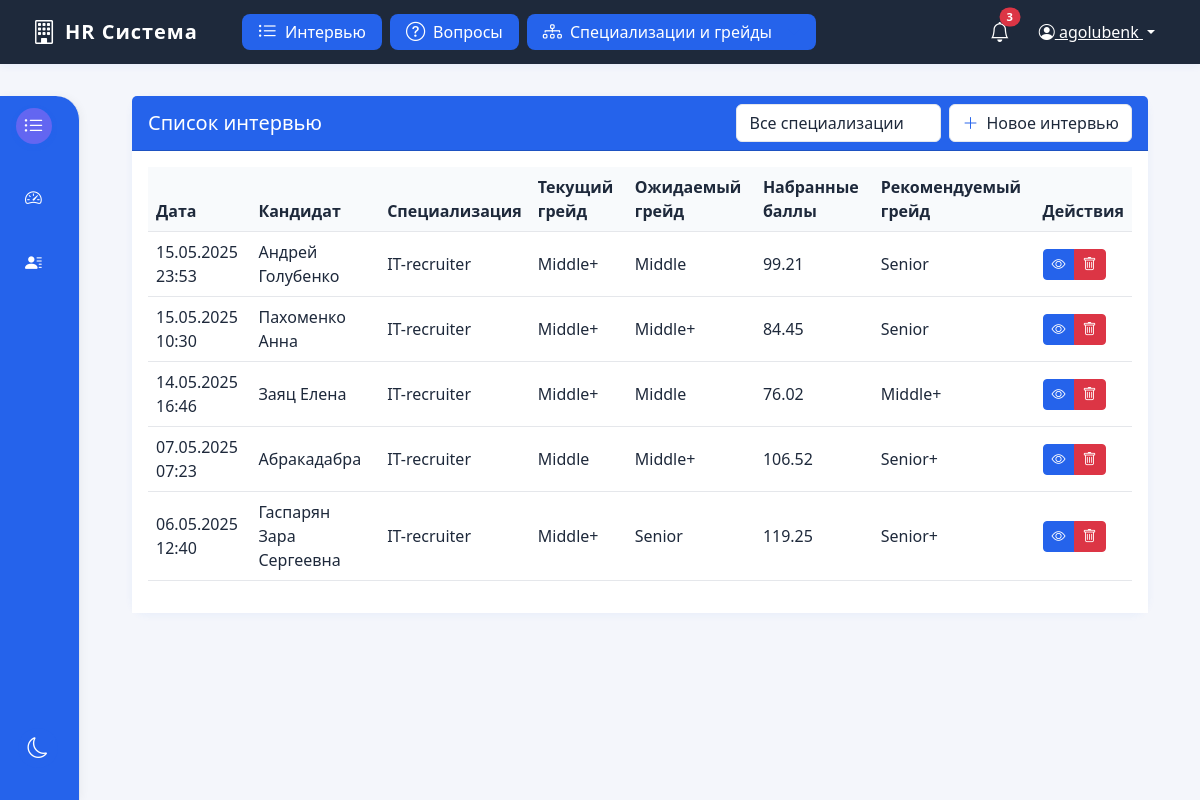
The page /interviews/ (signed in) on the database its author committed.
### positions/models.py (models this page shows, shortened)
class Interview(models.Model):
    position = models.ForeignKey(Position, on_delete=models.CASCADE, verbose_name="Специализация")
    candidate_name = models.CharField(max_length=255, verbose_name="ФИО кандидата")
    expected_grade = models.ForeignKey(Grade, on_delete=models.SET_NULL, null=True, related_name='expected_interviews', verbose_name="Ожидаемый грейд")
    expected_salary = models.DecimalField(max_digits=10, decimal_places=2, verbose_name="Ожидаемая ЗП")
    current_grade = models.ForeignKey(Grade, on_delete=models.SET_NULL, null=True, blank=True, related_name='current_interviews', verbose_name="Текущий грейд")
    general_notes = models.TextField(blank=True, verbose_name="Общие заметки")
    created_at = models.DateTimeField(auto_now_add=True, verbose_name="Дата создания")
    updated_at = models.DateTimeField(auto_now=True, verbose_name="Дата обновления")
    class Meta:
        verbose_name = "Интервью"
        verbose_name_plural = "Интервью"
        ordering = ['-created_at']

class Position(models.Model):
    name = models.CharField(max_length=100, unique=True, verbose_name='Название специализации')
    is_active = models.BooleanField(default=True, verbose_name='Активна')
    class Meta:
        verbose_name = 'Специализация'
        verbose_name_plural = 'Специализации'
        ordering = ['name']

class Grade(models.Model):
    name = models.CharField(max_length=100, verbose_name='Название грейда')
    positions = models.TextField(verbose_name='Должности', blank=True)
    order = models.IntegerField(verbose_name='Порядок', default=0)
    min_score = models.DecimalField(max_digits=5, decimal_places=2, verbose_name='Минимальный балл', default=0)
    max_score = models.DecimalField(max_digits=5, decimal_places=2, verbose_name='Максимальный балл', default=100)
    class Meta:
        verbose_name = 'Грейд'
        verbose_name_plural = 'Грейды'
        ordering = ['order']

### positions/views.py (the view)
# urls.py: path('interviews/', views.InterviewListView.as_view(), name='interview_list'),
class InterviewListView(LoginRequiredMixin, ListView):
    model = Interview
    template_name = 'positions/interview_list.html'
    context_object_name = 'interviews'
    paginate_by = 10
    def get_queryset(self):
        queryset = super().get_queryset()
        position_id = self.request.GET.get('position')
        if position_id:
            queryset = queryset.filter(position_id=position_id)
        return queryset.select_related('position', 'expected_grade', 'current_grade').prefetch_related('results')
    def get_context_data(self, **kwargs):
        context = super().get_context_data(**kwargs)
        context['positions'] = Position.objects.all()
        context['selected_position'] = self.request.GET.get('position')
        return context

### positions/templatetags/positions_extras.py (called while the page is built)
@register.filter
def sum_scores(results):
    return sum(float(result.score) for result in results)

@register.filter
def get_recommended_grade(results):
    if not results:
        return None
    interview = results[0].interview
    total_score = sum(float(result.score) for result in results)
    position_grades = PositionGrade.objects.filter(
        position=interview.position
    ).select_related('grade').order_by('-grade__order')
    for position_grade in position_grades:
        if total_score >= position_grade.confirmation_points:
            return position_grade.grade.name
    return None

### templates/positions/interview_list.html (shortened to what this page needs)
{% extends 'positions/base.html' %}
{% load positions_extras %}
{% block content %}
<div class="container-fluid">
    <div class="row justify-content-center">
        <div class="col-12">
            <div class="card">
                <div class="card-header d-flex flex-wrap justify-content-between align-items-center" style="background: var(--btn-primary-bg);">
                    <h5 class="card-title mb-0" style="color: var(--btn-primary-text) !important;">Список интервью</h5>
                    <div class="d-flex flex-wrap gap-2 align-items-center">
                        <form method="get" class="mb-0">
                            <select name="position" id="position" class="form-select" onchange="this.form.submit()" style="background: var(--input-bg); color: var(--dropdown-text); border-color: var(--input-border); min-width: 200px;">
                                <option value="">Все специализации</option>
                            </select>
                        </form>
                        <a href="{% url 'positions:interview_create' %}" class="btn btn-light d-flex align-items-center gap-2">
                            <i class="bi bi-plus-lg"></i> Новое интервью
                        </a>
                    </div>
                </div>
                <div class="card-body">
                    <div class="table-responsive">
                        <table class="table table-hover align-middle">
                            <thead>
                                <tr>
                                    <th>Дата</th>
                                    <th>Кандидат</th>
                                    <th>Специализация</th>
                                    <th>Текущий грейд</th>
                                    <th>Ожидаемый грейд</th>
                                    <th>Набранные баллы</th>
                                    <th>Рекомендуемый грейд</th>
                                    <th>Действия</th>
                                </tr>
                            </thead>
                            <tbody>
                                {% for interview in interviews %}
                                <tr>
                                    <td>{{ interview.created_at|date:"d.m.Y H:i" }}</td>
                                    <td>{{ interview.candidate_name }}</td>
                                    <td>{{ interview.position.name }}</td>
                                    <td>{{ interview.current_grade.name|default:"-" }}</td>
                                    <td>{{ interview.expected_grade.name|default:"-" }}</td>
                                    <td>
                                        {% with total_score=interview.results.all|sum_scores %}
                                        {{ total_score|floatformat:2 }}
                                        {% endwith %}
                                    </td>
                                    <td>
                                        {% with recommended_grade=interview.results.all|get_recommended_grade %}
                                        {{ recommended_grade|default:"-" }}
                                        {% endwith %}
                                    </td>
                                    <td>
                                        <div class="btn-group">
                                            <a href="{% url 'positions:interview_result' interview.pk %}" class="btn btn-sm btn-primary d-flex align-items-center gap-1">
                                                <i class="bi bi-eye"></i>
                                            </a>
                                            <button type="button" class="btn btn-sm btn-danger d-flex align-items-center gap-1 delete-interview" data-interview-id="{{ interview.pk }}">
                                                <i class="bi bi-trash"></i>
                                            </button>
                                        </div>
                                    </td>
                                </tr>
                                {% empty %}
                                <tr>
                                    <td colspan="8" class="text-center">Нет доступных интервью</td>
                                </tr>
                                {% endfor %}
                            </tbody>
                        </table>
                    </div>
                </div>
            </div>
        </div>
    </div>
</div>
{% endblock %}

### templates/positions/base.html (shortened to what this page needs)
<!DOCTYPE html>
<html lang="ru">
<head>
    <link href="https://cdn.jsdelivr.net/npm/bootstrap@5.3.0/dist/css/bootstrap.min.css" rel="stylesheet">
    <link href="https://cdn.jsdelivr.net/npm/bootstrap-icons@1.11.3/font/bootstrap-icons.css" rel="stylesheet">
</head>
<body>
    <nav class="sidebar d-flex flex-column" id="sidebar">
        <ul class="nav flex-column mb-2">
            <li class="nav-item">
                <a class="nav-link {% if request.resolver_match.url_name == 'interview_list' %}active{% endif %}" href="{% url 'positions:interview_list' %}">
                    <i class="bi bi-list-ul"></i> <span>Интервью</span>
                </a>
            </li>
            <li class="nav-item">
                <a class="nav-link " href="{% url 'positions:index' %}">
                    <i class="bi bi-speedometer2"></i> <span>Системы оценки</span>
                </a>
            </li>
            <li class="nav-item">
                <a class="nav-link {% if request.resolver_match.url_name == 'candidate_list' %}active{% endif %}" href="{% url 'positions:candidate_list' %}">
                    <i class="bi bi-person-lines-fill"></i> <span>Кандидаты</span>
                </a>
            </li>
        </ul>
    </nav>
    <a href="#" class="theme-toggle-fixed" title="Сменить тему">
        <i class="bi bi-moon"></i>
    </a>
    <div class="main">
        <div class="topbar">
            <div class="left">
                <div class="logo">
                    <i class="bi bi-building"></i>
                    <span>HR Система</span>
                </div>
                <nav class="topbar-nav d-flex align-items-center ms-4 gap-2 position-relative">
                    <a href="{% url 'positions:interview_list' %}" class="btn btn-light d-flex align-items-center gap-2 px-3 py-1 fw-medium">
                        <i class="bi bi-list-ul"></i>
                        <span>Интервью</span>
                    </a>
                    <a href="{% url 'positions:questions' %}" class="btn btn-light d-flex align-items-center gap-2 px-3 py-1 fw-medium">
                        <i class="bi bi-question-circle"></i>
                        <span>Вопросы</span>
                    </a>
                    <div class="custom-dropdown" id="specDropdown">
                        <a href="#" class="btn btn-light d-flex align-items-center gap-2 px-3 py-1 fw-medium dropdown-toggle-custom" id="specDropdownBtn">
                            <i class="bi bi-diagram-3"></i>
                            <span>Специализации и грейды</span>
                        </a>
                    </div>
                </nav>
            </div>
            <div class="d-flex align-items-center gap-3">
                <a href="#" class="text-decoration-none position-relative">
                    <i class="bi bi-bell fs-5"></i>
                    <span class="position-absolute top-0 start-100 translate-middle badge rounded-pill bg-danger" style="font-size:0.7rem;">3</span>
                </a>
                {% if user.is_authenticated %}
                <div class="user-dropdown dropdown">
                    <button class="btn btn-link dropdown-toggle" type="button" data-bs-toggle="dropdown">
                        <i class="bi bi-person-circle"></i> {{ user.username }}
                    </button>
                </div>
                {% endif %}
            </div>
        </div>
        <main class="main-content">
            {% block content %}{% endblock %}
        </main>
    </div>
</body>
</html>

### templates/positions/interview_list.html (style rules this page uses)
.main-content .card { background: var(--bg-secondary) !important; color: var(--dropdown-text) !important; border-radius: 1rem; box-shadow: var(--card-shadow); }
.main-content .table { background: var(--bg-secondary) !important; color: var(--dropdown-text) !important; border-radius: 1rem; }
.main-content .table th, .main-content .table td { color: var(--dropdown-text) !important; border-color: var(--border-color) !important; }
.main-content .table thead th { background: var(--table-header-bg) !important; color: var(--dropdown-text) !important; font-weight: 600; }
.main-content .btn .bi { color: var(--btn-primary-bg) !important; }
.main-content .btn-danger .bi { color: #dc3545 !important; }

### rows shown on the page
Interview: created_at "15.05.2025 23:53", candidate_name "Андрей Голубенко", position.name "IT-recruiter", current_grade.name "Middle+", expected_grade.name "Middle", results "99.21", results "Senior"
Interview: created_at "15.05.2025 10:30", candidate_name "Пахоменко Анна", position.name "IT-recruiter", current_grade.name "Middle+", expected_grade.name "Middle+", results "84.45", results "Senior"
Interview: created_at "14.05.2025 16:46", candidate_name "Заяц Елена", position.name "IT-recruiter", current_grade.name "Middle+", expected_grade.name "Middle", results "76.02", results "Middle+"
Interview: created_at "07.05.2025 07:23", candidate_name "Абракадабра", position.name "IT-recruiter", current_grade.name "Middle", expected_grade.name "Middle+", results "106.52", results "Senior+"
Interview: created_at "06.05.2025 12:40", candidate_name "Гаспарян Зара Сергеевна", position.name "IT-recruiter", current_grade.name "Middle+", expected_grade.name "Senior", results "119.25", results "Senior+"

### other values the page prints
{{ user.username }} "agolubenk"
